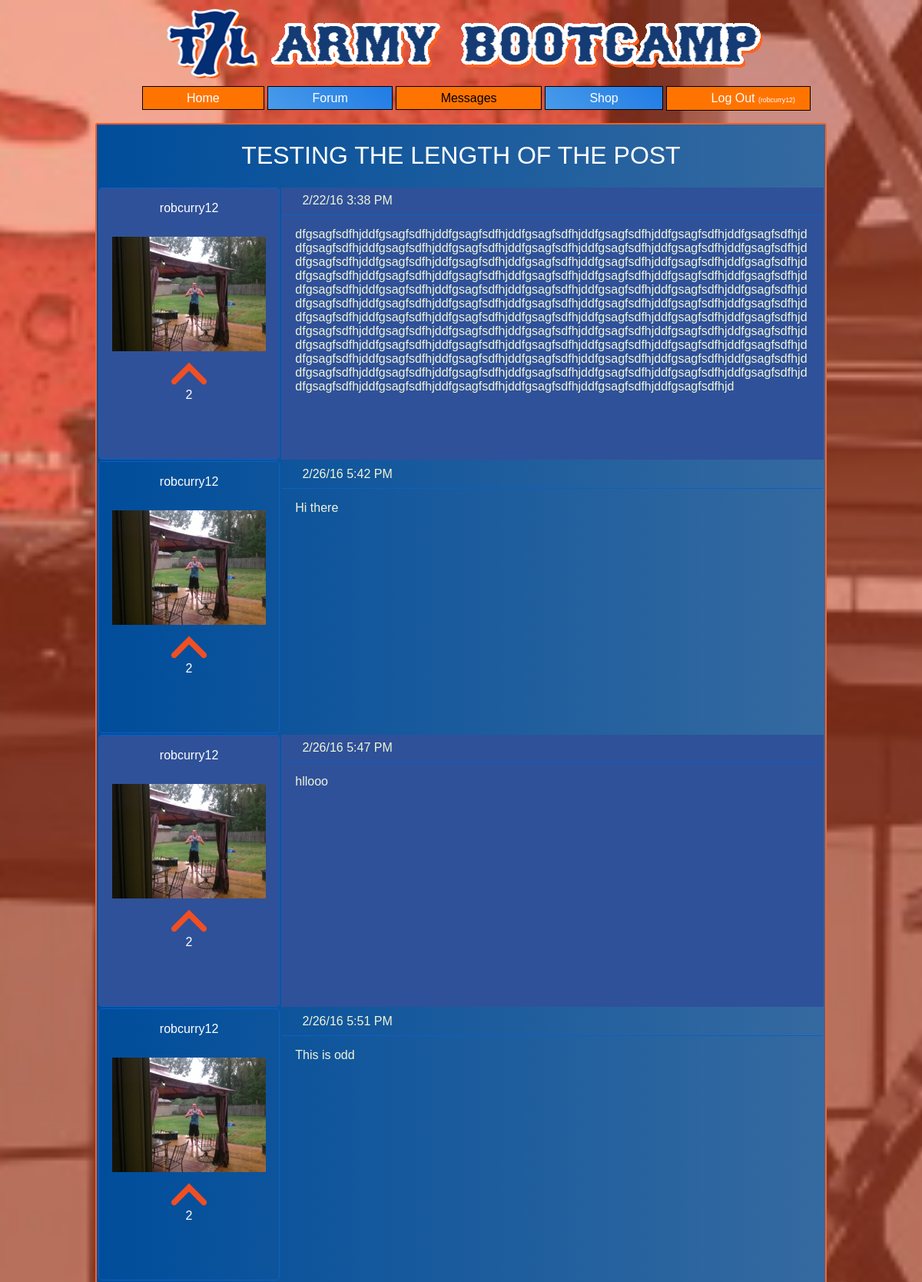
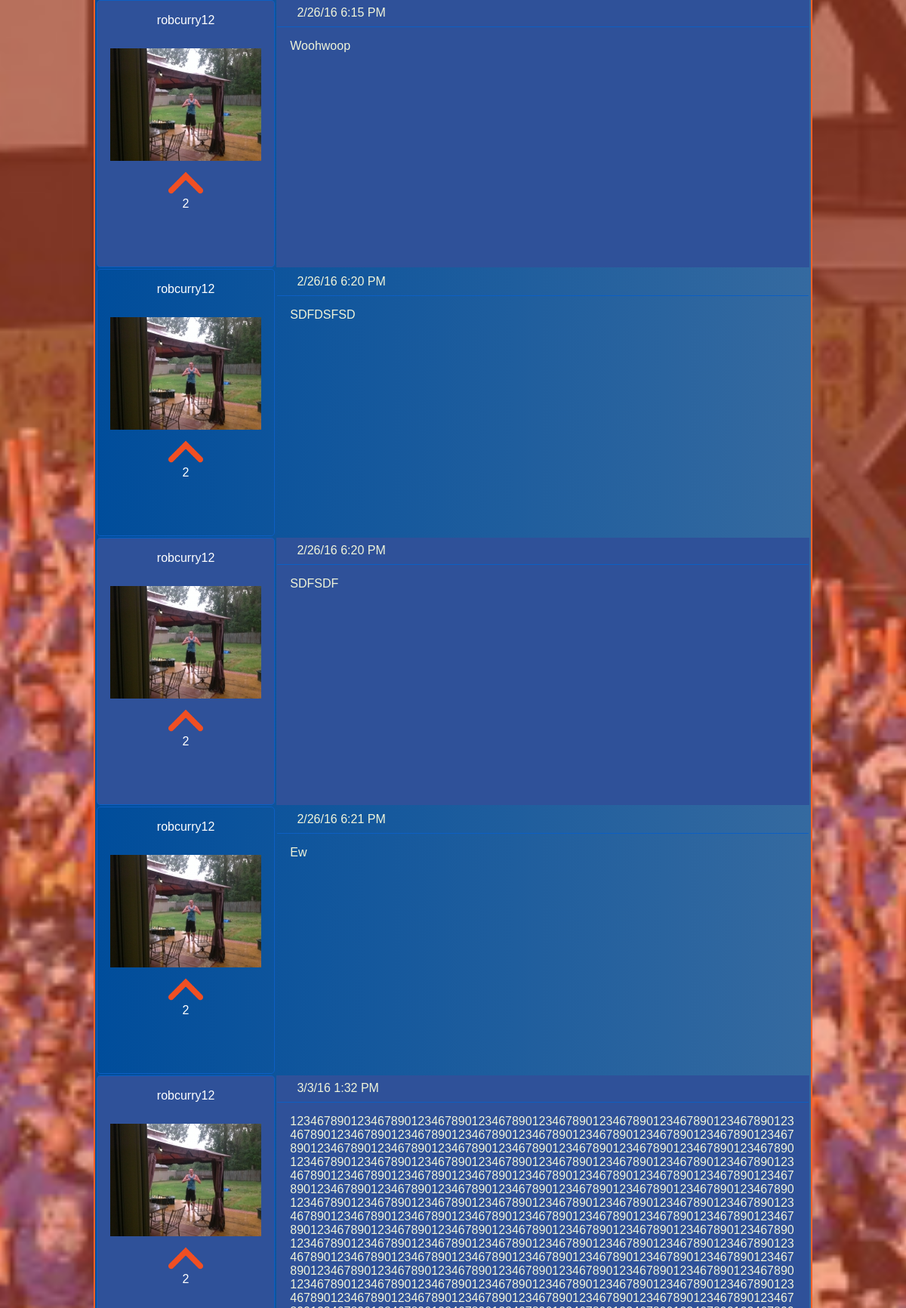
Screenshot of /post.php?board_id=2&thread_id=21 (signed in, upper part) with the database file from the repository (2 pictures, top to bottom).
### tables this page shows
CREATE TABLE `threads` (
  `thread_id` int(11) NOT NULL,
  `board_id` int(200) NOT NULL,
  `subject` varchar(200) NOT NULL,
  `user_create` varchar(100) NOT NULL,
  `last_update` datetime NOT NULL,
  `date_created` datetime NOT NULL,
  `type` varchar(100) NOT NULL,
  `isSticky` tinyint(1) NOT NULL
);

CREATE TABLE `posts` (
  `post_id` double NOT NULL,
  `thread_id` double NOT NULL,
  `board_id` double NOT NULL,
  `subject` varchar(300) NOT NULL,
  `content` longtext NOT NULL,
  `user_create` varchar(30) NOT NULL,
  `date_created` datetime NOT NULL,
  `type` varchar(100) NOT NULL
);

### post.php (the view, shortened to what this page needs)
<?php
	include("functions.php");
	if (isset($_GET['board_id']))
	{
		$board_id = $_GET['board_id'];
	}
	else
	{
		header('Location: board_home.php');
	}
	if (isset($_GET["thread_id"]))
	{
		$thread_id = $_GET["thread_id"];
		if(is_nan($thread_id))
			header('Location: threads.php?board_id='.$board_id);
		else
		{
			$thread_query = "SELECT subject FROM threads WHERE board_id = '$board_id' AND thread_id = '$thread_id'";
			$thread_result = mysqli_query($connection, $thread_query);
			if(mysqli_num_rows($thread_result) == 0)
			{
				header('Location: threads.php?board_id='.$board_id);
			}
			else
			{
				$thread_result = mysqli_fetch_assoc($thread_result);
				$th_subject = $thread_result['subject'];
			}
		}
	}
	else
	{
		header('Location: threads.php?board_id='.$board_id);
	}
	$dsn = 'mysql:host=localhost;dbname=7line';
	$username="root";
	$password="";
	try {
     $db = new PDO($dsn, $username, $password);
    }
    catch (PDOException $e)
    {
        die("Cannot select DB");
        exit();
    }
	$per_page = 12;
	if (isset($_GET["page"]))
	{
		$page = $_GET["page"];
	}
	else
	{
		$page=1;
	}
	$start_from = ($page-1) * $per_page;
	$post_query = 	"SELECT user_create, board_id, thread_id, date_created, content, post_id, type,
					(SELECT COUNT(l.post_id) AS likes
					FROM likes l
    				WHERE p.post_id = l.post_id) AS likes
					FROM posts p
					WHERE board_id = '$board_id' AND thread_id = '$thread_id'
					LIMIT $start_from, $per_page";
	$post_results = $db->query($post_query);
	include('header.php');
?>
	<div id="board_posts">
		<h1 id="thread_subject"><?php if(isLocked($thread_id))
									  {
									  		echo "<img src='images/lock.png' alt='Locked Thread' style='height: 40px; vertical-align: middle;' />";
									  }
									  	echo $th_subject; ?></h1>
		<table id="thread_posts">
			<?php foreach ($post_results as $p_result) : ?>
				<tr>
					<td class="user_info"><p id="author"><?php echo "<a class='profile_link' href='profile.php?profile=".$p_result['user_create']."'>". $p_result['user_create']."</a>"; ?></p>
						<img class="pro_pic" src="<?php echo "profile_pics/".$p_result['user_create'].'.jpg'; ?>" alt="<?php echo $p_result['user_create']; ?>">
						<img class="like" src="images/up.png" data-postId-type="<?php echo $p_result['post_id']; ?>"
							data-userCreate-type="<?php echo $p_result['user_create']; ?>"><br>
						<span id="<?php echo 'like_ct-'.$p_result['post_id']; ?>"><?php echo $p_result['likes']; ?></span>
					</td>
					<td><div id="content_cell">
							<p id="timestamp">&nbsp;&nbsp;&nbsp;&nbsp;&nbsp;
								<?php echo date_format(new DateTime($p_result['date_created']), 'n/j/y g:i A'); ?></p>
						</div>
						<p id="thrd_content"><?php echo $p_result['content']; ?></p>
					</td>
				</tr>
			<?php endforeach ?>
		</table>
	</div>
</body>
</html>

### css/t7l.css (style rules this page uses)
html { height: 100%; width: 100%; font-family: "Roboto Slab",Helvetica,Arial,sans-serif; }
body { background-image: url("../images/background.jpg"); background-size: cover; background-position: center; }
#board_posts { overflow-x: auto; margin-left: auto; margin-right: auto; width: 80%; background: rgb(0,77,155); background: -moz-linear-gradient(left, rgba(0,77,155,1) 0%, rgba(53,106,160,1) 100%); background: -webkit-linear-gradient(left, rgba(0,77,155,1) 0%,rgba(53,106,160,1) 100%); background: linear-gradient(to right, rgba(0,77,155,1) 0%,rgba(53,106,160,1) 100%); border-radius: 2px 2px 2px 2px; -moz-border-radius: 2px 2px 2px 2px; -webkit-border-radius: 2px 2px 2px 2px; border: 2px solid #FD6124; }
#board_posts h1 { text-transform: uppercase; color: white; font-weight: 200; text-align: center; }
#thread_posts { table-layout: fixed; width: 100%; color: white; display: block; marin-bottom: 5px; }
#thread_posts tr:nth-child(odd) { background-color: #2F5199; }
#thread_posts tr:nth-child(even) { background-color: transparent; }
#thread_posts td { width: 795px; vertical-align: top; word-break: break-word; }
#thread_posts img.pro_pic { height: auto; width: auto; max-height: 175px; padding: 5%; margin-left: auto; margin-right: auto; display: block; }
#thread_posts td.user_info { border: 0.25px solid #0D5FC3; margin-right: 5%; border-radius: 5px 5px 5px 5px; -moz-border-radius: 5px 5px 5px 5px; -webkit-border-radius: 5px 5px 5px 5px; vertical-align: top; width: 25%; text-align: center; height: 350px; }
#thrd_content { width: 95%; display: block; margin-left: auto; margin-right: auto; color: #F0F4D9; }
#content_cell { width: 100%; padding-top: 1%; padding-bottom: 1%; border-bottom: 1px solid #0D5FC3; height: 20px; }
#content_cell p { color: #F0F4D9; margin-top: 10px; display: inline; }
.like { height: 30px; margin-top: 3px; }
.profile_link { text-decoration: none; color: white; }

### rows the page displays
threads: subject "TESTING THE LENGTH OF THE POST"
posts: user_create "robcurry12", user_create (picture), likes "2", date_created "2/22/16 3:38 PM", content "dfgsagfsdfhjddfgsagfsdfhjddfgsagfsdfhjddfgsagfsdfhjddfgsagfsdfhjddfgsagfsdfhjddfgsagfsdfhjddfgsagfsdfhjddfgsagfsdfhjddfgsagfsdfhjddfgsagfsdfhjddfgsagfsdfhjddfgsagfsdfhjddfgsagfsdfhjddfgsagfsdfhjddfgsagfsdfhjddfgsagfsdfhjddfgsagfsdfhjddfgsagfsdfhjddfgsagfsdfhjddfgsagfsdfhjddfgsagfsdfhjddfgsagfsdfhjddfgsagfsdfhjddfgsagfsdfhjddfgsagfsdfhjddfgsagfsdfhjddfgsagfsdfhjddfgsagfsdfhjddfgsagfsdfhjddfgsagfsdfhjddfgsagfsdfhjddfgsagfsdfhjddfgsagfsdfhjddfgsagfsdfhjddfgsagfsdfhjddfgsagfsdfhjddfgsagfsdfhjddfgsagfsdfhjddfgsagfsdfhjddfgsagfsdfhjddfgsagfsdfhjddfgsagfsdfhjddfgsagfsdfhjddfgsagfsdfhjddfgsagfsdfhjddfgsagfsdfhjddfgsagfsdfhjddfgsagfsdfhjddfgsagfsdfhjddfgsagfsdfhjddfgsagfsdfhjddfgsagfsdfhjddfgsagfsdfh…"
posts: user_create "robcurry12", user_create (picture), likes "2", date_created "2/26/16 5:42 PM", content "Hi there"
posts: user_create "robcurry12", user_create (picture), likes "2", date_created "2/26/16 5:47 PM", content "hllooo"
posts: user_create "robcurry12", user_create (picture), likes "2", date_created "2/26/16 5:51 PM", content "This is odd"
posts: user_create "robcurry12", user_create (picture), likes "2", date_created "2/26/16 6:15 PM", content "Woohwoop"
posts: user_create "robcurry12", user_create (picture), likes "2", date_created "2/26/16 6:20 PM", content "SDFDSFSD"
posts: user_create "robcurry12", user_create (picture), likes "2", date_created "2/26/16 6:20 PM", content "SDFSDF"
posts: user_create "robcurry12", user_create (picture), likes "2", date_created "2/26/16 6:21 PM", content "Ew"
posts: user_create "robcurry12", user_create (picture), likes "2", date_created "3/3/16 1:32 PM"

### other values shown
$user "robcurry12"
